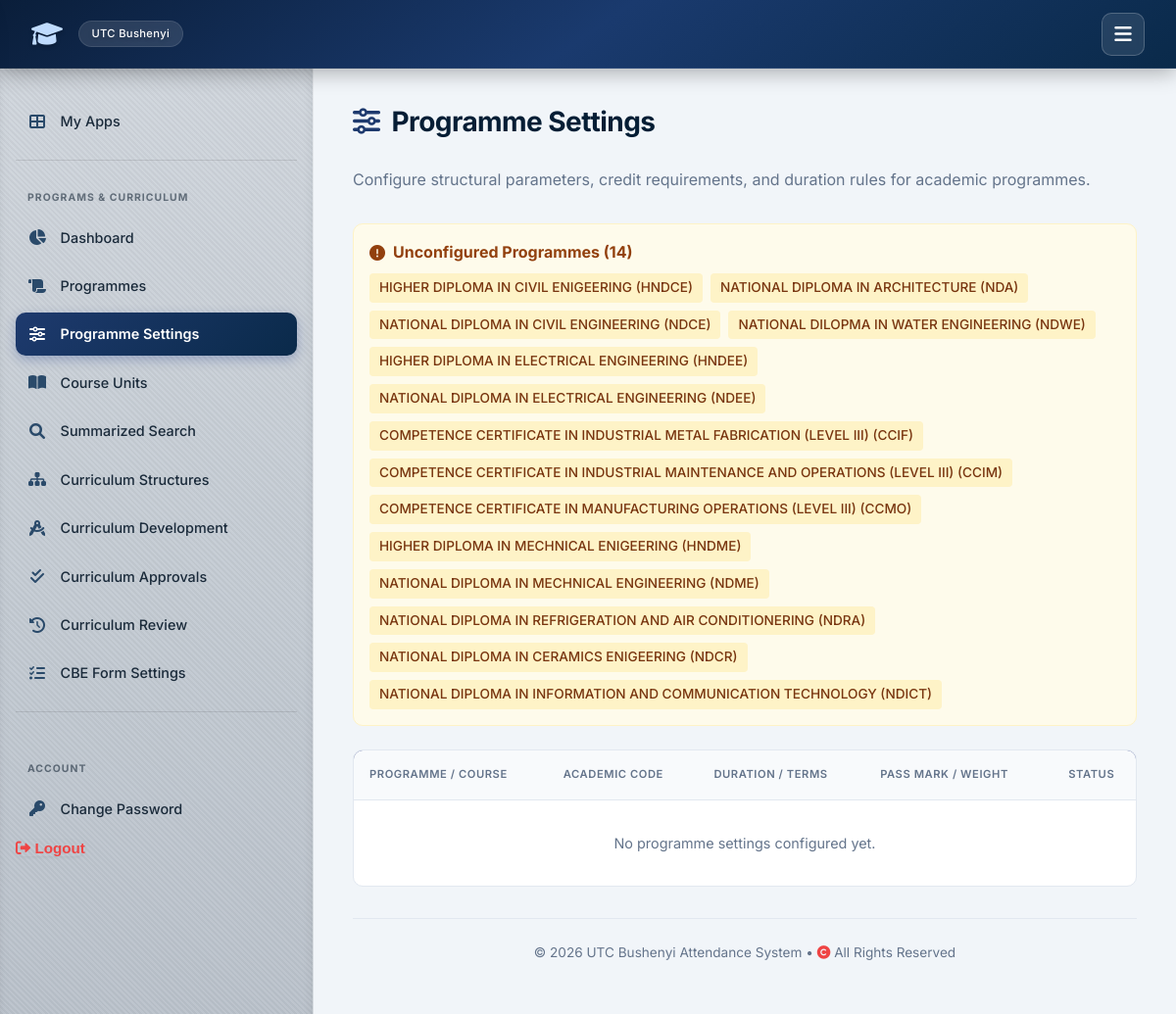
Page /curriculum/settings/ (signed in) on the committed database.
### attendance/models.py (models this page shows, shortened)
class Course(models.Model):
    APPROVAL_STATUS_CHOICES = [
        ('PENDING', 'Pending'),
        ('APPROVED', 'Approved'),
        ('REJECTED', 'Rejected'),
    ]
    STUDY_LEVEL_CHOICES = [
        ('CERTIFICATE', 'Certificate'),
        ('DIPLOMA', 'Diploma'),
        ('HIGHER DIPLOMA', 'Higher Diploma'),
        ('DEGREE', 'Degree'),
    ]
    code = models.CharField(max_length=20, primary_key=True, help_text="Maps to 'programme_code'.")
    name = models.CharField(max_length=255, help_text="Maps to 'programme_title'.")
    department = models.ForeignKey(Department, on_delete=models.SET_NULL, null=True, blank=True, related_name='courses')
    is_modular = models.BooleanField(
        default=False,
        help_text="Maps to 'is_modular' - whether the programme can be taken/enrolled module-by-module rather than as a full programme."
    )
    create_approval_status = models.CharField(
        max_length=20, choices=APPROVAL_STATUS_CHOICES, default='PENDING',
        help_text="Maps to 'create_approval_status' - approval state of this programme record in the source system."
    )
    duration_measure = models.CharField(
        max_length=20, default='YEAR', blank=True, null=True,
        help_text="Maps to 'duration_measure', e.g. YEAR. The unit that ProgrammeSetting.duration_years is counted in."
    )
    duration_measure_source_id = models.CharField(
        max_length=20, blank=True, null=True,
        help_text="Maps to 'duration_measure_id' - the source system's internal lookup id for duration_measure."
    )
    duration_measure_label = models.CharField(
        max_length=50, blank=True, null=True,
        help_text="Maps to 'duration_measure_label'. Always blank in the ALL_Programmes export seen so far, kept for forward compatibility."
    )
    study_level = models.CharField(
        max_length=30, choices=STUDY_LEVEL_CHOICES, blank=True, null=True,
        help_text="Maps to 'study_level', e.g. DIPLOMA, HIGHER DIPLOMA, CERTIFICATE."
    )
    study_level_source_id = models.CharField(
        max_length=20, blank=True, null=True,
        help_text="Maps to 'programme_study_level_id' - the source system's internal lookup id for study_level."
    )
    study_level_label = models.CharField(
        max_length=50, blank=True, null=True,
        help_text="Maps to 'study_level_label'. Always blank in the ALL_Programmes export seen so far, kept for forward compatibility."
    )
    award = models.CharField(
        max_length=100, blank=True, null=True,
        help_text="Maps to 'award' - the qualification awarded on completion. Mirrors study_level in the exports seen so far, but modelled separately since the source treats them as distinct fields."
    )
    award_label = models.CharField(
        max_length=100, blank=True, null=True,
        help_text="Maps to 'award_label'. Always blank in the ALL_Programmes export seen so far, kept for forward compatibility."
    )
    version_title = models.CharField(
        max_length=100, blank=True, null=True,
        help_text="Maps to 'version_title' - curriculum version label from the source system, when set."
    )

### attendance/views_admin.py (the view)
# urls.py: path('curriculum/settings/', views_admin.programme_settings, name='programme_settings'),
@login_required
def programme_settings(request):
    settings_list = ProgrammeSetting.objects.select_related('course').all()
    courses_without_settings = Course.objects.filter(settings__isnull=True)
    return render(request, 'attendance/programme_settings.html', {
        'settings_list': settings_list,
        'unconfigured_courses': courses_without_settings
    })

### attendance/context_processors.py (called while the page is built)
def institution_info(request):
    return {'institution': Institution.objects.first()}

### templates/attendance/programme_settings.html (shortened to what this page needs)
{% extends 'attendance/base.html' %}
{% block content %}
{% block sidebar %}
{% include "attendance/sidebar.html" %}
{% endblock %}
<div style="margin-bottom: 2rem; display: flex; justify-content: space-between; align-items: center; flex-wrap: wrap; gap: 1rem;">
    <div>
        <h2><i class="fas fa-sliders-h"></i> Programme Settings</h2>
        <p style="color: var(--text-muted); margin: 0;">Configure structural parameters, credit requirements, and duration rules for academic programmes.</p>
    </div>
</div>
{% if unconfigured_courses %}
<div style="background: #fffbebf5; border: 1px solid #fef3c7; border-radius: var(--radius-sm); padding: 1rem; margin-bottom: 1.5rem;">
    <h4 style="margin: 0 0 0.5rem 0; color: #92400e; display: flex; align-items: center; gap: 8px;">
        <i class="fas fa-exclamation-circle"></i> Unconfigured Programmes ({{ unconfigured_courses|length }})
    </h4>
    <div style="display: flex; flex-wrap: wrap; gap: 8px;">
        {% for course in unconfigured_courses %}
            <span style="background: #fef3c7; color: #78350f; padding: 4px 10px; border-radius: 4px; font-size: 0.85rem; font-weight: 500;">
                {{ course.name }} ({{ course.code }})
            </span>
        {% endfor %}
    </div>
</div>
{% endif %}
<div style="background: #ffffff; border: 1px solid var(--border); border-radius: var(--radius-sm); overflow: hidden;">
    <table style="width: 100%; border-collapse: collapse; font-size: 0.9rem; text-align: left;">
        <thead>
            <tr style="background: #2b3e85; color: white;">
                <th style="padding: 1rem;">Programme / Course</th>
                <th style="padding: 1rem;">Academic Code</th>
                <th style="padding: 1rem;">Duration / Terms</th>
                <th style="padding: 1rem;">Pass Mark / Weight</th>
                <th style="padding: 1rem; text-align: center;">Status</th>
            </tr>
        </thead>
        <tbody>
            {% for setting in settings_list %}
            <tr style="border-bottom: 1px solid var(--border); background: {% cycle '#ffffff' '#f8fafc' %};">
                <td style="padding: 1rem; font-weight: 600; color: #1e293b;">
                    {{ setting.course.name }}
                </td>
                <td style="padding: 1rem; color: #475569;">
                    {{ setting.course.code }}
                </td>
                <td style="padding: 1rem; color: #475569;">
                    {{ setting.duration_years|default:setting.duration|default:"N/A" }} Year(s)
                </td>
                <td style="padding: 1rem; color: #475569;">
                    {{ setting.pass_mark|default:"50" }}%
                </td>
                <td style="padding: 1rem; text-align: center;">
                    <span style="background: #d1fae5; color: #065f46; padding: 4px 12px; border-radius: 12px; font-weight: bold; font-size: 0.8rem;">
                        Configured
                    </span>
                </td>
            </tr>
            {% empty %}
            <tr>
                <td colspan="5" style="padding: 2rem; text-align: center; color: var(--text-muted);">No programme settings configured yet.</td>
            </tr>
            {% endfor %}
        </tbody>
    </table>
</div>
{% endblock %}

### static/style.css (style rules this page uses)
:root { --primary: #0f3b3e; --primary-dark: #0c4e6d ; --primary-light: #e6f4f1; --secondary: #2c6e6b; --accent: #3b82f6; --success: #10b981; --success-light: #d1fae5; --danger: #ef4444; --danger-light: #fee2e2; --warning: #f59e0b; --warning-light: #fef3c7; --info: #3b82f6; --info-light: #dbeafe; --bg-main: #f1f5f9; --surface: #ffffff; --surface-hover: #f8fafc; --text-main: #0f172a; --text-muted: #64748b; --border: #e2e8f0; --shadow-sm: 0 1px 3px rgba(0,0,0,0.06); --shadow: 0 4px 12px rgba(0,0,0,0.08); --shadow-lg: 0 10px 30px rgba(0,0,0,0.12); --radius: 16px; --radius-sm: 10px; --transition: all 0.25s cubic-bezier(0.4, 0, 0.2, 1); --font: 'Inter', -apple-system, BlinkMacSystemFont, 'Segoe UI', Roboto, Helvetica, Arial, sans-serif; --nav-height: 70px; --sidebar-width: 320px; }
* { box-sizing: border-box; margin: 0; padding: 0; }
body { font-family: var(--font); background: var(--bg-main); color: var(--text-main); line-height: 1.6; min-height: 100vh; display: flex; flex-direction: column; }
h2 { font-size: 1.75rem; font-weight: 700; color: var(--primary-dark); margin-bottom: 1.5rem; letter-spacing: -0.02em; display: flex; align-items: center; gap: 0.75rem; }
h2 i { color: var(--secondary); }
table { width: 100%; border-collapse: collapse; font-size: 0.95rem; }
th, td { padding: 0.9rem 1.2rem; text-align: left; border-bottom: 1px solid var(--border); }
th { background: #f8fafc; font-weight: 600; color: var(--text-muted); text-transform: uppercase; font-size: 0.7rem; letter-spacing: 0.05em; }
tr:last-child td { border-bottom: none; }
tbody tr { transition: var(--transition); }

### templates/attendance/base.html (style rules this page uses)
:root { --primary: #0a2a4a; --primary-dark: #061e35; --primary-light: #e6eff9; --secondary: #1e3a6e; --accent: #3b82f6; --success: #3b82f6; --success-light: #dbeafe; --danger: #ef4444; --danger-light: #fee2e2; --warning: #f59e0b; --warning-light: #fef3c7; --info: #3b82f6; --info-light: #dbeafe; --bg-main: #f1f5f9; --surface: #ffffff; --surface-hover: #f8fafc; --text-main: #1e293b; --text-muted: #64748b; --border: #e2e8f0; --shadow-sm: 0 1px 3px rgba(0,0,0,0.06); --shadow: 0 4px 12px rgba(0,0,0,0.08); --shadow-lg: 0 10px 30px rgba(0,0,0,0.12); --radius: 16px; --radius-sm: 10px; --transition: all 0.25s cubic-bezier(0.4, 0, 0.2, 1); --font: 'Inter', -apple-system, BlinkMacSystemFont, 'Segoe UI', Roboto, Helvetica, Arial, sans-serif; --nav-height: 70px; }
* { box-sizing: border-box; margin: 0; padding: 0; }
body { font-family: var(--font); background: var(--bg-main); color: var(--text-main); line-height: 1.6; min-height: 100vh; display: flex; flex-direction: column; }
h2 { font-size: 1.75rem; font-weight: 700; color: var(--primary-dark); margin-bottom: 1.5rem; letter-spacing: -0.02em; display: flex; align-items: center; gap: 0.75rem; }
h2 i { color: var(--secondary); }
table { width: 100%; border-collapse: collapse; font-size: 0.95rem; }
th, td { padding: 0.9rem 1.2rem; text-align: left; border-bottom: 1px solid var(--border); }
th { background: #f8fafc; font-weight: 600; color: var(--text-muted); text-transform: uppercase; font-size: 0.7rem; letter-spacing: 0.05em; }

### templates/attendance/sidebar.html (style rules this page uses)
:root { --sidebar-width: 320px; }

### rows in the picture
Course: name "HIGHER DIPLOMA IN CIVIL ENIGEERING", code "HNDCE"
Course: name "NATIONAL DIPLOMA IN ARCHITECTURE", code "NDA"
Course: name "NATIONAL DIPLOMA IN CIVIL ENGINEERING", code "NDCE"
Course: name "NATIONAL DILOPMA IN WATER ENGINEERING", code "NDWE"
Course: name "HIGHER DIPLOMA IN ELECTRICAL ENGINEERING", code "HNDEE"
Course: name "NATIONAL DIPLOMA IN ELECTRICAL ENGINEERING", code "NDEE"
Course: name "COMPETENCE CERTIFICATE IN INDUSTRIAL METAL FABRICATION (LEVEL III)", code "CCIF"
Course: name "COMPETENCE CERTIFICATE IN INDUSTRIAL MAINTENANCE AND OPERATIONS (LEVEL III)", code "CCIM"
Course: name "COMPETENCE CERTIFICATE IN MANUFACTURING OPERATIONS (LEVEL III)", code "CCMO"
Course: name "HIGHER DIPLOMA IN MECHNICAL ENIGEERING", code "HNDME"
Course: name "NATIONAL DIPLOMA IN MECHNICAL ENGINEERING", code "NDME"
Course: name "NATIONAL DIPLOMA IN REFRIGERATION AND AIR CONDITIONERING", code "NDRA"
Course: name "NATIONAL DIPLOMA IN CERAMICS ENIGEERING", code "NDCR"
Course: name "NATIONAL DIPLOMA IN INFORMATION AND COMMUNICATION TECHNOLOGY", code "NDICT"

### other values in the picture
{{ unconfigured_courses|length }} "14"
